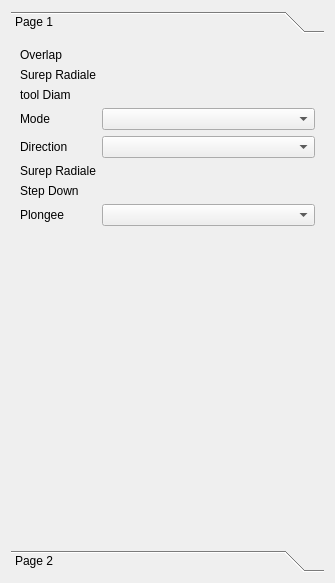
<?xml version="1.0" encoding="UTF-8"?>
<ui version="4.0">
 <class>PocketOp</class>
 <widget class="QWidget" name="PocketOp">
  <property name="geometry">
   <rect>
    <x>0</x>
    <y>0</y>
    <width>335</width>
    <height>583</height>
   </rect>
  </property>
  <property name="windowTitle">
   <string>PocketOp</string>
  </property>
  <layout class="QFormLayout" name="formLayout">
   <item row="0" column="0" colspan="2">
    <widget class="QToolBox" name="toolBox">
     <property name="currentIndex">
      <number>0</number>
     </property>
     <widget class="QWidget" name="page">
      <property name="geometry">
       <rect>
        <x>0</x>
        <y>0</y>
        <width>317</width>
        <height>505</height>
       </rect>
      </property>
      <attribute name="label">
       <string>Page 1</string>
      </attribute>
      <layout class="QFormLayout" name="formLayout_2">
       <item row="0" column="0">
        <widget class="QLabel" name="label">
         <property name="text">
          <string>Overlap</string>
         </property>
        </widget>
       </item>
       <item row="0" column="1">
        <widget class="Gui::QuantitySpinBox" name="overlapSpin" native="true">
         <property name="toolTip">
          <string>pourcentage du diametre de la friase</string>
         </property>
         <property name="minimum" stdset="0">
          <double>-999999999.000000000000000</double>
         </property>
         <property name="maximum" stdset="0">
          <double>999999999.000000000000000</double>
         </property>
        </widget>
       </item>
       <item row="1" column="0">
        <widget class="QLabel" name="label_7">
         <property name="text">
          <string>Surep Radiale</string>
         </property>
        </widget>
       </item>
       <item row="1" column="1">
        <widget class="Gui::QuantitySpinBox" name="surepRadialeSpin" native="true">
         <property name="statusTip">
          <string>Diamètre</string>
         </property>
         <property name="minimum" stdset="0">
          <double>-999999999.000000000000000</double>
         </property>
         <property name="maximum" stdset="0">
          <double>999999999.000000000000000</double>
         </property>
        </widget>
       </item>
       <item row="2" column="0">
        <widget class="QLabel" name="label_2">
         <property name="text">
          <string>tool Diam</string>
         </property>
        </widget>
       </item>
       <item row="2" column="1">
        <widget class="Gui::QuantitySpinBox" name="toolSpin" native="true">
         <property name="statusTip">
          <string>Diamètre</string>
         </property>
         <property name="minimum" stdset="0">
          <double>-999999999.000000000000000</double>
         </property>
         <property name="maximum" stdset="0">
          <double>999999999.000000000000000</double>
         </property>
        </widget>
       </item>
       <item row="3" column="0">
        <widget class="QLabel" name="label_4">
         <property name="text">
          <string>Mode</string>
         </property>
        </widget>
       </item>
       <item row="3" column="1">
        <widget class="QComboBox" name="modeCombo"/>
       </item>
       <item row="4" column="0">
        <widget class="QLabel" name="label_6">
         <property name="text">
          <string>Direction</string>
         </property>
        </widget>
       </item>
       <item row="4" column="1">
        <widget class="QComboBox" name="directionCombo"/>
       </item>
       <item row="5" column="0">
        <widget class="QLabel" name="label_5">
         <property name="text">
          <string>Surep Radiale</string>
         </property>
        </widget>
       </item>
       <item row="5" column="1">
        <widget class="Gui::QuantitySpinBox" name="surepAxialeSpin" native="true">
         <property name="minimum" stdset="0">
          <double>-999999999.000000000000000</double>
         </property>
         <property name="maximum" stdset="0">
          <double>999999999.000000000000000</double>
         </property>
        </widget>
       </item>
       <item row="6" column="0">
        <widget class="QLabel" name="label_8">
         <property name="text">
          <string>Step Down</string>
         </property>
        </widget>
       </item>
       <item row="6" column="1">
        <widget class="Gui::QuantitySpinBox" name="stepDownSpin" native="true">
         <property name="statusTip">
          <string>Diamètre</string>
         </property>
         <property name="minimum" stdset="0">
          <double>-999999999.000000000000000</double>
         </property>
         <property name="maximum" stdset="0">
          <double>999999999.000000000000000</double>
         </property>
        </widget>
       </item>
       <item row="7" column="0">
        <widget class="QLabel" name="label_9">
         <property name="text">
          <string>Plongee</string>
         </property>
        </widget>
       </item>
       <item row="7" column="1">
        <widget class="QComboBox" name="plongeeCombo"/>
       </item>
      </layout>
     </widget>
     <widget class="QWidget" name="page_2">
      <property name="enabled">
       <bool>true</bool>
      </property>
      <property name="geometry">
       <rect>
        <x>0</x>
        <y>0</y>
        <width>174</width>
        <height>62</height>
       </rect>
      </property>
      <attribute name="label">
       <string>Page 2</string>
      </attribute>
      <layout class="QFormLayout" name="formLayout_3">
       <item row="0" column="0" colspan="2">
        <widget class="QCheckBox" name="useMiddleofFirstEdge">
         <property name="enabled">
          <bool>true</bool>
         </property>
         <property name="text">
          <string>Use middle of firste Edge</string>
         </property>
        </widget>
       </item>
       <item row="1" column="0">
        <widget class="QLabel" name="label_3">
         <property name="text">
          <string>nbGen</string>
         </property>
        </widget>
       </item>
       <item row="1" column="1">
        <widget class="Gui::QuantitySpinBox" name="nbGenSpin" native="true">
         <property name="statusTip">
          <string>Nombre de boucle</string>
         </property>
         <property name="minimum" stdset="0">
          <double>-999999999.000000000000000</double>
         </property>
         <property name="maximum" stdset="0">
          <double>999999999.000000000000000</double>
         </property>
        </widget>
       </item>
      </layout>
     </widget>
    </widget>
   </item>
  </layout>
 </widget>
 <customwidgets>
  <customwidget>
   <class>Gui::QuantitySpinBox</class>
   <extends>QWidget</extends>
   <header location="global">Gui/QuantitySpinBox.h</header>
  </customwidget>
 </customwidgets>
 <tabstops>
  <tabstop>modeCombo</tabstop>
  <tabstop>directionCombo</tabstop>
  <tabstop>plongeeCombo</tabstop>
  <tabstop>useMiddleofFirstEdge</tabstop>
 </tabstops>
 <resources/>
 <connections/>
</ui>
